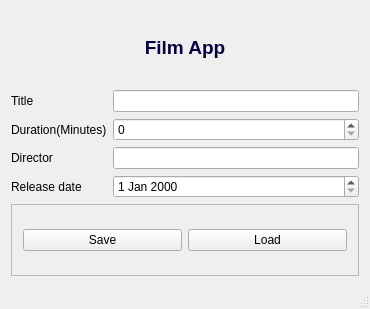
<?xml version="1.0" encoding="UTF-8"?>
<ui version="4.0">
 <class>FilmInput</class>
 <widget class="QMainWindow" name="FilmInput">
  <property name="geometry">
   <rect>
    <x>0</x>
    <y>0</y>
    <width>370</width>
    <height>309</height>
   </rect>
  </property>
  <property name="windowTitle">
   <string>MainWindow</string>
  </property>
  <widget class="QWidget" name="centralWidget">
   <layout class="QGridLayout" name="gridLayout">
    <item row="1" column="0">
     <widget class="QLabel" name="label">
      <property name="text">
       <string>Title</string>
      </property>
     </widget>
    </item>
    <item row="2" column="0">
     <widget class="QLabel" name="label_2">
      <property name="text">
       <string>Duration(Minutes)</string>
      </property>
     </widget>
    </item>
    <item row="1" column="1">
     <widget class="QLineEdit" name="txtTitle"/>
    </item>
    <item row="3" column="0">
     <widget class="QLabel" name="label_3">
      <property name="text">
       <string>Director</string>
      </property>
     </widget>
    </item>
    <item row="2" column="1">
     <widget class="QSpinBox" name="spnDuration">
      <property name="maximum">
       <number>999</number>
      </property>
     </widget>
    </item>
    <item row="3" column="1">
     <widget class="QLineEdit" name="txtDirector"/>
    </item>
    <item row="4" column="1">
     <widget class="QDateEdit" name="dteRelease"/>
    </item>
    <item row="4" column="0">
     <widget class="QLabel" name="label_4">
      <property name="text">
       <string>Release date</string>
      </property>
     </widget>
    </item>
    <item row="5" column="0" colspan="2">
     <widget class="QFrame" name="frame">
      <property name="frameShape">
       <enum>QFrame::StyledPanel</enum>
      </property>
      <property name="frameShadow">
       <enum>QFrame::Raised</enum>
      </property>
      <layout class="QHBoxLayout" name="horizontalLayout">
       <item>
        <widget class="QPushButton" name="btnSave">
         <property name="text">
          <string>Save</string>
         </property>
        </widget>
       </item>
       <item>
        <widget class="QPushButton" name="btnLoad">
         <property name="text">
          <string>Load</string>
         </property>
        </widget>
       </item>
      </layout>
     </widget>
    </item>
    <item row="0" column="0" colspan="2">
     <widget class="QLabel" name="label_5">
      <property name="text">
       <string>&lt;html&gt;&lt;head/&gt;&lt;body&gt;&lt;p align=&quot;center&quot;&gt;&lt;span style=&quot; font-size:14pt; font-weight:600; color:#06023f;&quot;&gt;Film App&lt;/span&gt;&lt;/p&gt;&lt;/body&gt;&lt;/html&gt;</string>
      </property>
     </widget>
    </item>
   </layout>
  </widget>
  <widget class="QStatusBar" name="statusBar"/>
 </widget>
 <layoutdefault spacing="6" margin="11"/>
 <resources/>
 <connections/>
</ui>
